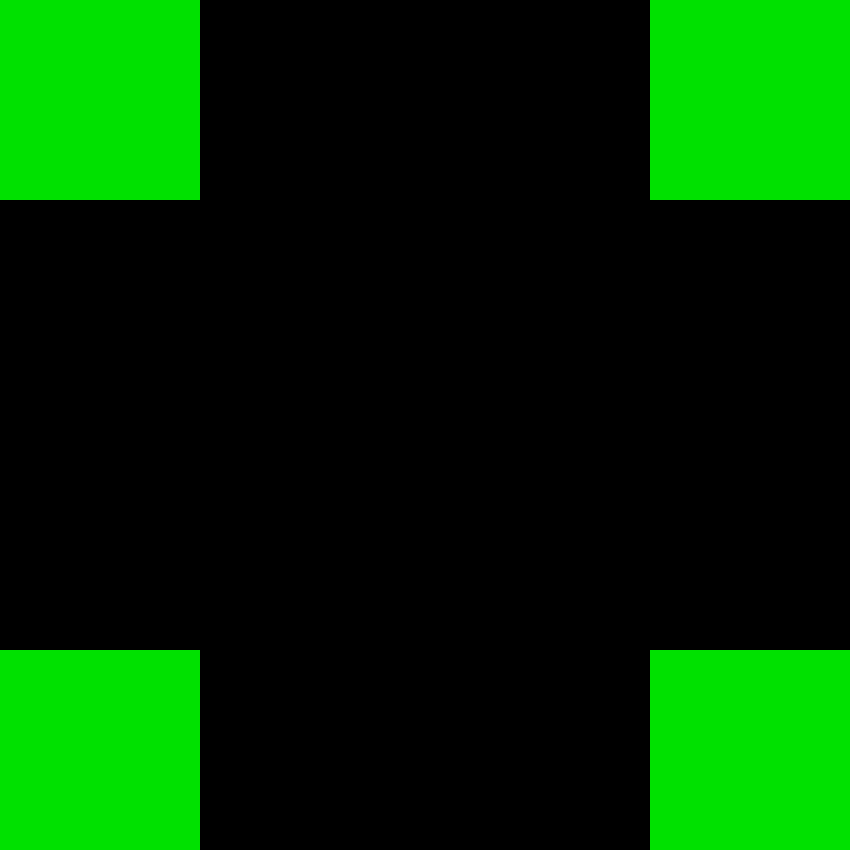
Frame 1 (no input)
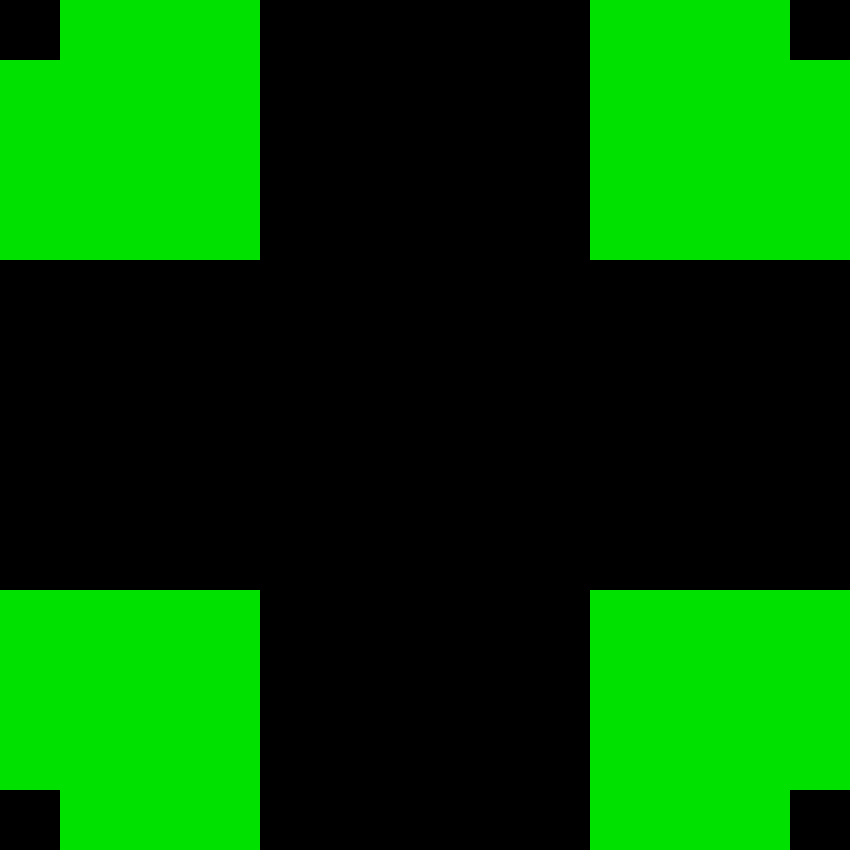
Frame 60 (no input)
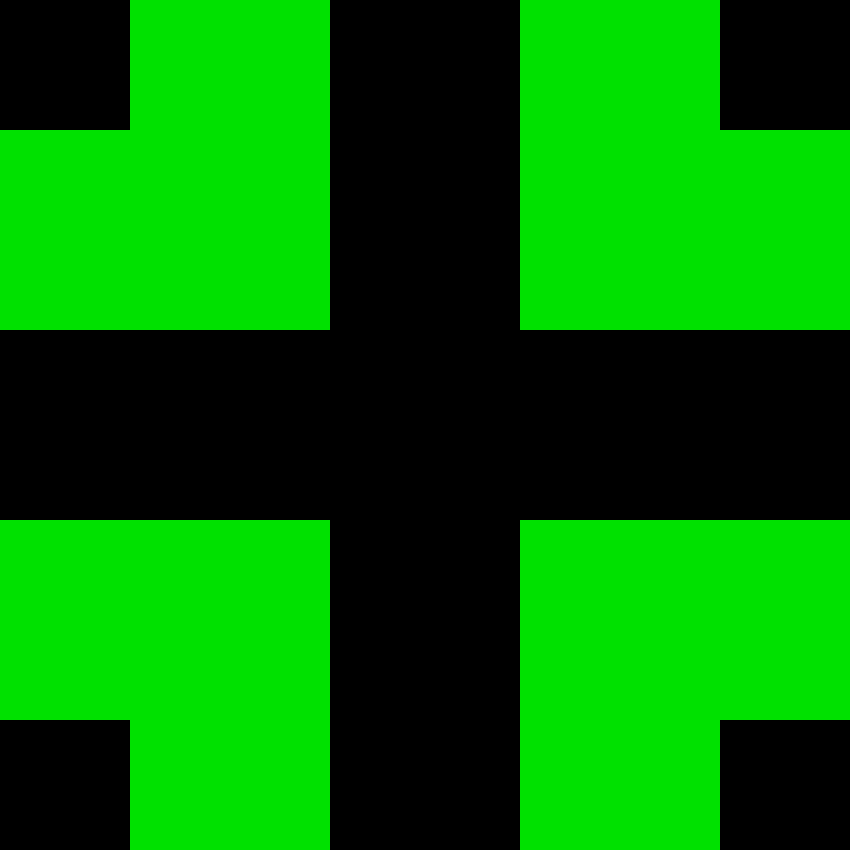
Frame 120 (the mouse pressed at the canvas centre since frame 60)

The p5.js sketch that drew these frames (run headless with seeded random() and noise() and a simulated clock; from frame 60 on, the mouse is pressed at the canvas centre):

// p5.js sketch
// ── sketch.js
var blade = 0;
function setup() {
  createCanvas(850, 850);
}

function draw() {
  background("#000");
  noStroke();
  fill(0, 225, 0);

  rect(0 + blade, 0, 200);
  rect(0, 0 + blade, 200);
  rect(0 + blade, 0 + blade, 200);
  rect(650 - blade, 0, 200);
  rect(650, 0 + blade, 200);
  rect(650-blade, 0+blade, 200);
  rect(0+blade, 650-blade, 200);
  rect(0+blade, 650, 200);
  rect(0, 650-blade, 200);
  rect(650-blade, 650, 200);
  rect(650-blade, 650-blade, 200);
  rect(650, 650-blade, 200);
  fill('#673AB7')
  blade = blade + 10;
  if (blade > 850) {
    blade = -200;
  }
}
